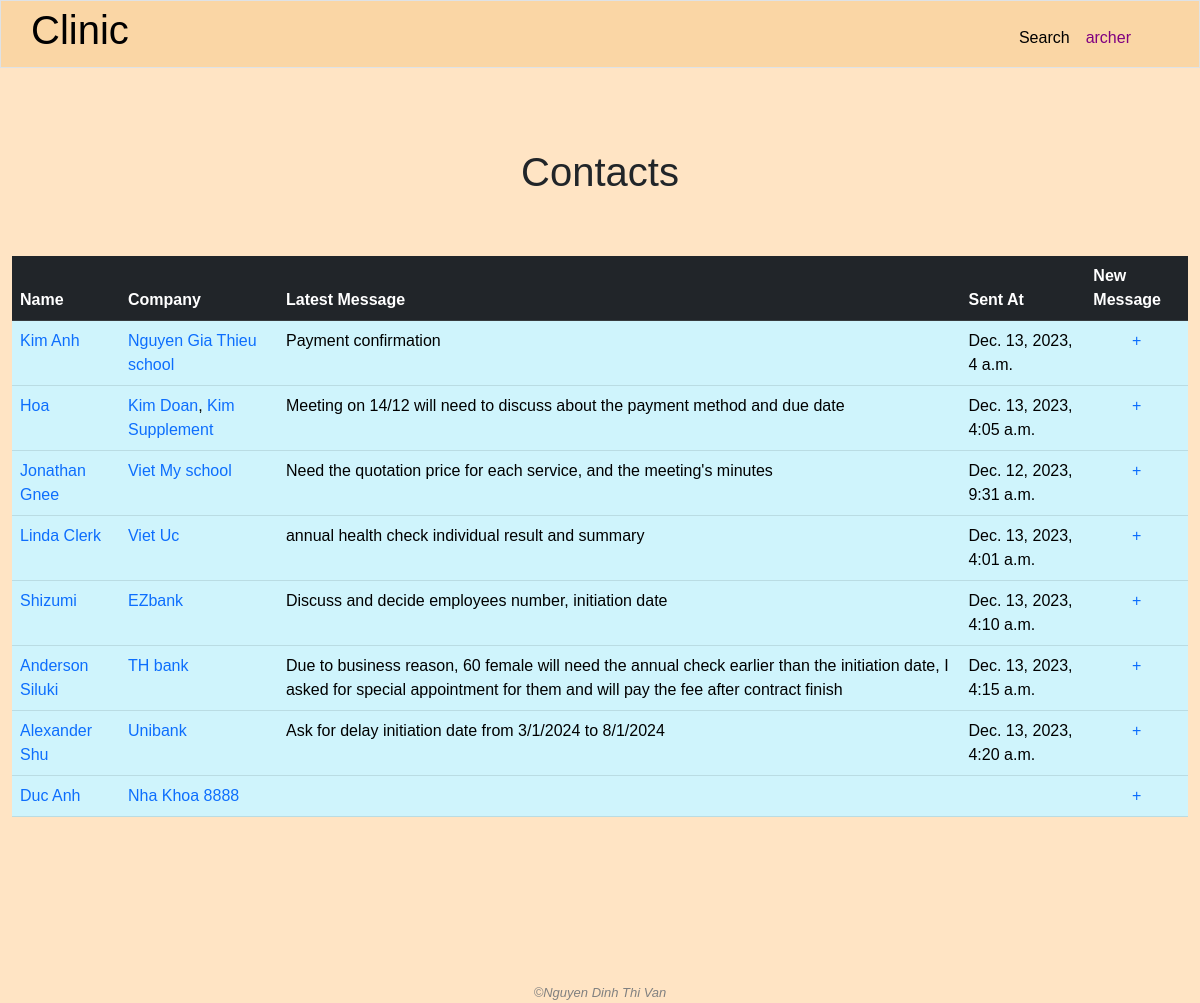
Page /people (signed in) on the earlier database version.
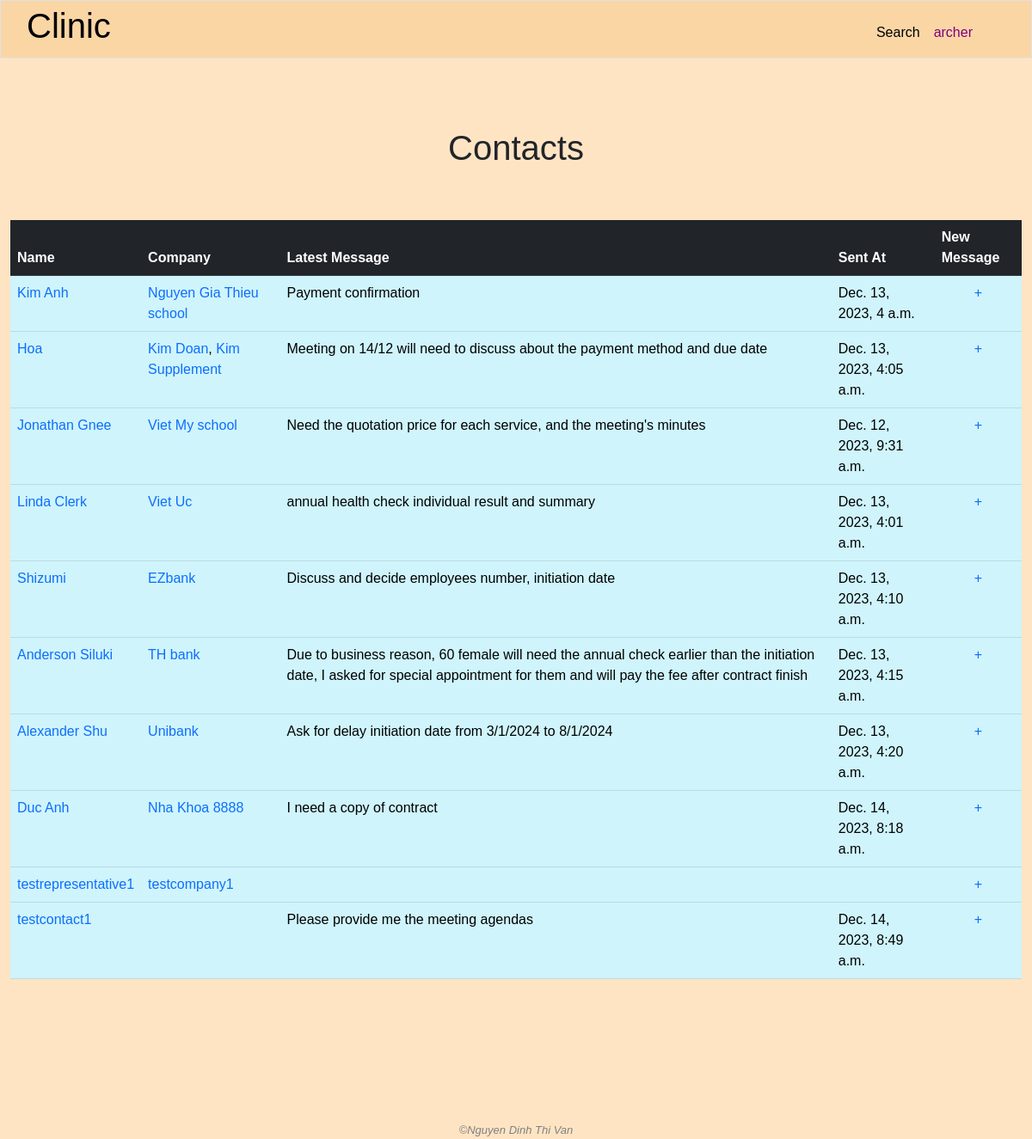
Same page on the later database version.
### clinic/models.py (models this page shows, shortened)
class User(AbstractUser):
    class Level(models.IntegerChoices):
        GUEST = 0
        LOW = 1
        MIDDLE = 2
        TOP = 3
    management_right_level = models.IntegerField(choices=Level.choices, blank=True, null=True)

class People(models.Model):
    name = models.CharField(max_length=255)
    position = models.TextField(blank=True)
    address = models.TextField(blank=True, null=True)
    email = models.CharField(max_length=255)
    phone = models.CharField(max_length=255)
    note = models.TextField(blank=True)
    created_by = models.ForeignKey(User, on_delete=models.SET_NULL, blank=True, null=True, related_name='add_people')
    modified_by = models.ForeignKey(User, on_delete=models.SET_NULL, blank=True, null=True, related_name='modified_person')

class Company(models.Model):
    name = models.CharField(max_length=255)
    industry = models.CharField(max_length=255)
    address = models.TextField()
    email = models.CharField(max_length=255, blank=True, null=True)
    phone = models.CharField(max_length=255, blank=True, null=True)
    representative = models.ForeignKey('People', on_delete=models.SET_NULL, blank=True, null=True, related_name="companies")
    male_headcount = models.IntegerField()
    female_headcount = models.IntegerField()
    created_by = models.ForeignKey(User, on_delete=models.SET_NULL, blank=True, null=True, related_name="add_companies")
    modified_by = models.ForeignKey(User, on_delete=models.SET_NULL, blank=True, null=True, related_name="modified_companies")

class ContactDiary(models.Model):
    name = models.ForeignKey(People, on_delete=models.CASCADE, related_name='talks')
    content = models.TextField()
    date = models.DateTimeField(auto_now_add=True)

### clinic/views.py (the view)
# urls.py: path('people', views.people, name='people'),
@login_required
def people(request):
    if "read_all_people_info" not in user_right(request.user.management_right_level):
        request.session['nay_message'] = 'You are not allowed to enter this part'
        return HttpResponseRedirect(reverse('index'))
    nay_message = request.session.get('nay_message', '')
    yay_message = request.session.get('yay_message', '')
    request.session['nay_message'] = ''
    request.session['yay_message'] = ''
    people = People.objects.all()
    for person in people:
        person.latest_message = person.talks.order_by("-date").first()
    return render(request, "clinic/people.html", {
        "people": people,
        "nay_message": nay_message,
        "yay_message": yay_message
    })

### clinic/templates/clinic/people.html (shortened to what this page needs)
{% extends "clinic/layout.html" %}
{% load static %}
{% block main %}
    <h1 class="text-center" style="margin-bottom: 1.5em;">Contacts</h1>
    <div class="container-fluid">
        <table class="table table-info">
            <thead class="table table-dark">
                <tr>
                    <th>Name</th>
                    <th>Company</th>
                    <th>Latest Message</th>
                    <th class="hide-for-mobile">Sent At</th>
                    <th>New Message</th>
                </tr>
            </thead>
            <tbody>
                {% for person in people %}
                    <tr>
                        <td>
                            <a class="no-underline" href="{% url 'person_detail' person_id=person.id %}">{{ person.name }}</a>
                        </td>
                        <td>
                            {% for company in person.companies.all %}
                                {% if not forloop.last %}
                                    <a class="no-underline" href="{% url 'company_detail' company_id=company.id %}">{{ company.name }}</a>,
                                {% else %}
                                    <a class="no-underline" href="{% url 'company_detail' company_id=company.id %}">{{ company.name }}</a>
                                {% endif %}
                            {% endfor %}
                        </td>
                        <td>
                            {{ person.latest_message.content }}
                        </td>
                        <td class="hide-for-mobile">
                            {{ person.latest_message.date }}
                        </td>
                        <td style="text-align: center;">
                            <a href="{% url 'add_message_from_all_people_page' person_id=person.id %}" class="no-underline">+</a>
                        </td>
                    </tr>
                {% empty %}
                    No contact yet
                {% endfor %}
            </tbody>
        </table>
    </div>
{% endblock %}

### clinic/templates/clinic/layout.html (shortened to what this page needs)
{% load static %}
<!DOCTYPE html>
<html lang="en">
    <head>
        <link rel="stylesheet" href="https://cdnjs.cloudflare.com/ajax/libs/font-awesome/4.7.0/css/font-awesome.min.css">
        <link rel="stylesheet" href="{% static 'clinic/bootstrap.css' %}">
        <link rel="stylesheet" href="{% static 'clinic/styles.css' %}">
    </head>
    <body>
        {% if user.is_authenticated %}
            <nav class="navbar navbar-expand-lg navbar-custom border" id="pc-nav">
                <a class="navbar-brand" href="{% url 'index' %}"><span><h1>Clinic</h1></span></a>
                <div class="collapse navbar-collapse" id="navbar">
                    <ul class="navbar-nav ms-auto mt-2">
                        <li class="nav-item">
                            <div class="dropdown">
                                <a class="nav-link active" href="{% url 'search' %}">Search</a>
                            </div>
                        </li>
                        <li class="nav-item">
                            <div class="dropdown">
                                <button class="nav-link active" style="color: purple;" type="button" id="dropdownMenuButton2" data-bs-toggle="dropdown" aria-expanded="false">
                                    {{ user.username }}
                                </button>
                            </div>
                        </li>
                    </ul>
                </div>
            </nav>
        {% endif %}
        <main>{% block main %}{% endblock %}</main>
        <footer class="text-center">
            &#169;Nguyen Dinh Thi Van
        </footer>
    </body>
</html>

### clinic/static/clinic/styles.css (style rules this page uses)
body { font-family: sans-serif; }
body { color: auto; background-color: bisque; }
main { min-height: 40vh; }
footer { margin-top: 150px; font-family: sans-serif; font-size: 13px; font-style: italic; color: grey; }
.navbar-custom { padding: 0 60px 0 30px; background: #FAD6A5; margin-bottom: 30px; }
.container-fluid { display: flex; justify-content: center; align-items: center; }
td { padding: .5em; color: orange; }
.no-underline { text-decoration: none; }

Differences in the rows shown:
shown differently, row unchanged: People "Duc Anh": latest_message.content (not shown) → "I need a copy of contract"; latest_message (not shown) → "Dec. 14, 2023, 8:18 a.m."
added People: name "testrepresentative1"
added Company: name "testcompany1", shown under "testrepresentative1"
added People: name "testcontact1", latest_message.content "Please provide me the meeting agendas", latest_message "Dec. 14, 2023, 8:49 a.m."
